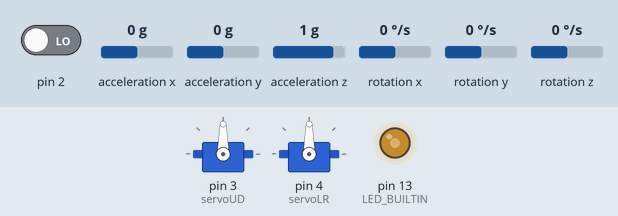
This sketch was run on a simulated Arduino Uno, built with avr-gcc and run on an emulated ATmega328P. Parts: 2 × servo, output pins drawn as LEDs (lit = HIGH). The test bench sets the inputs (shaded band); at power-on: acceleration x 0 g, pin 2 LOW, acceleration y 0 g, acceleration z 1 g, rotation x 0 °/s, rotation y 0 °/s, rotation z 0 °/s. The sensor or clock chip raises its interrupt line as the real part does.

Above: at 1.7 s.
1.8 s: acceleration x set to -1.4 g
At 2.7 s:
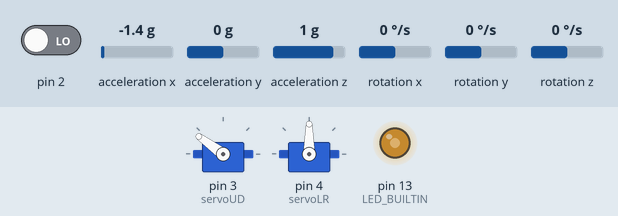
3.3 s: pin 2 driven HIGH
At 3.46 s:
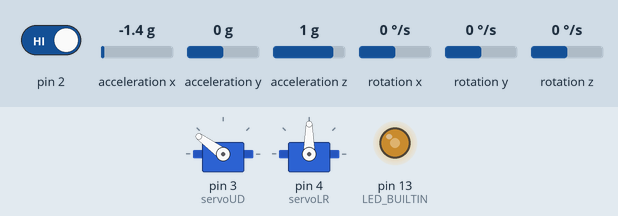
5.0 s: acceleration y set to -1.4 g
At 6.2 s:
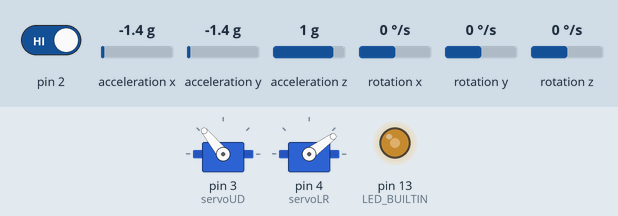
6.5 s: acceleration z set to -1.4 g
At 7.5 s:
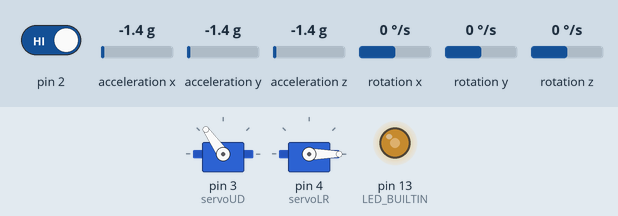
8.0 s: acceleration x set to -0.8 g
At 8.6 s:
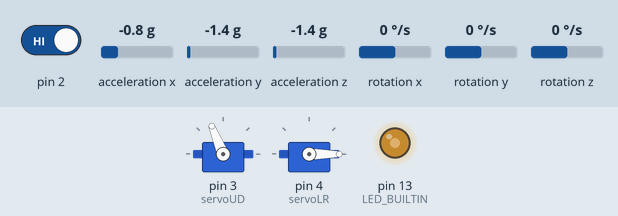
9.5 s: acceleration y set to -0.1 g
11.0 s: acceleration y set to 0.2 g
At 12.1 s:
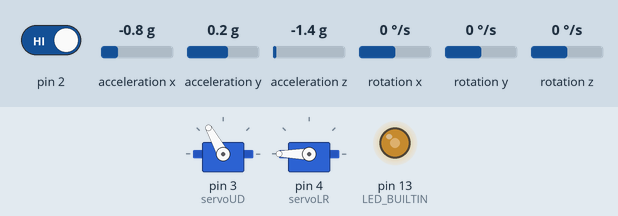
Timing chart, 0 to 13.5 s (numbered marks = the images above; inputs shaded):
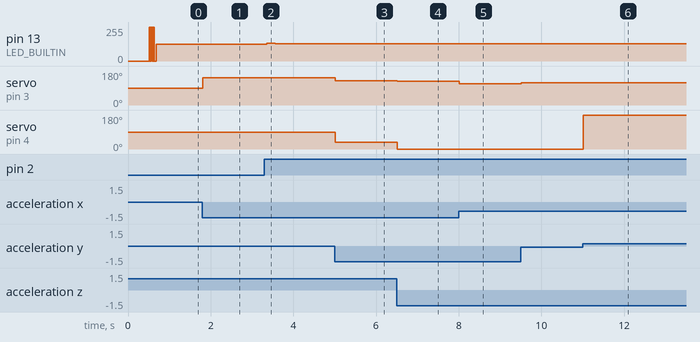

Measured:
- after the input at 1.8 s, servo on pin 3 (servoUD): 90° → 144° at once
- after the input at 3.3 s, pin 13 (LED_BUILTIN): 127/255 → 134/255 after 0.06 s, → 128/255 0.20 s later
- after the input at 5.0 s, servo on pin 3 (servoUD): 144° → 129° at once; servo on pin 4 (servoLR): 90° → 36° at once
- after the input at 6.5 s, servo on pin 3 (servoUD): 129° → 125° at once; servo on pin 4 (servoLR): 36° → 0° at once
- after the input at 8.0 s, servo on pin 3 (servoUD): 125° → 112° at once
- after the input at 9.5 s, servo on pin 3 (servoUD): 112° → 119° at once
- after the input at 11.0 s, servo on pin 4 (servoLR): 0° → 180° at once

The sketch:

accel_2_servo.ino
```cpp
#include <Servo.h>

Servo servoUD, servoLR;  // create servo object to control a servo

// I2Cdev and MPU6050 must be installed as libraries, or else the .cpp/.h files
// for both classes must be in the include path of your project
#include "I2Cdev.h"

#include "MPU6050_6Axis_MotionApps20.h"
//#include "MPU6050.h" // not necessary if using MotionApps include file

// Arduino Wire library is required if I2Cdev I2CDEV_ARDUINO_WIRE implementation
// is used in I2Cdev.h
#if I2CDEV_IMPLEMENTATION == I2CDEV_ARDUINO_WIRE
    #include "Wire.h"
#endif

// class default I2C address is 0x68
// specific I2C addresses may be passed as a parameter here
// AD0 low = 0x68 (default for SparkFun breakout and InvenSense evaluation board)
// AD0 high = 0x69
MPU6050 mpu;
//MPU6050 mpu(0x69); // <-- use for AD0 high

/* =========================================================================
   NOTE: In addition to connection 3.3v, GND, SDA, and SCL, this sketch
   depends on the MPU-6050's INT pin being connected to the Arduino's
   external interrupt #0 pin. On the Arduino Uno and Mega 2560, this is
   digital I/O pin 2.
 * ========================================================================= */

/* =========================================================================
   NOTE: Arduino v1.0.1 with the Leonardo board generates a compile error
   when using Serial.write(buf, len). The Teapot output uses this method.
   The solution requires a modification to the Arduino USBAPI.h file, which
   is fortunately simple, but annoying. This will be fixed in the next IDE
   release. For more info, see these links:

   http://arduino.cc/forum/index.php/topic,109987.0.html
   http://code.google.com/p/arduino/issues/detail?id=958
 * ========================================================================= */

// uncomment "OUTPUT_READABLE_QUATERNION" if you want to see the actual
// quaternion components in a [w, x, y, z] format (not best for parsing
// on a remote host such as Processing or something though)
//#define OUTPUT_READABLE_QUATERNION

// uncomment "OUTPUT_READABLE_EULER" if you want to see Euler angles
// (in degrees) calculated from the quaternions coming from the FIFO.
// Note that Euler angles suffer from gimbal lock (for more info, see
// http://en.wikipedia.org/wiki/Gimbal_lock)
//#define OUTPUT_READABLE_EULER

// uncomment "OUTPUT_READABLE_YAWPITCHROLL" if you want to see the yaw/
// pitch/roll angles (in degrees) calculated from the quaternions coming
// from the FIFO. Note this also requires gravity vector calculations.
// Also note that yaw/pitch/roll angles suffer from gimbal lock (for
// more info, see: http://en.wikipedia.org/wiki/Gimbal_lock)
#define OUTPUT_READABLE_YAWPITCHROLL

// uncomment "OUTPUT_READABLE_REALACCEL" if you want to see acceleration
// components with gravity removed. This acceleration reference frame is
// not compensated for orientation, so +X is always +X according to the
// sensor, just without the effects of gravity. If you want acceleration
// compensated for orientation, us OUTPUT_READABLE_WORLDACCEL instead.
//#define OUTPUT_READABLE_REALACCEL

// uncomment "OUTPUT_READABLE_WORLDACCEL" if you want to see acceleration
// components with gravity removed and adjusted for the world frame of
// reference (yaw is relative to initial orientation, since no magnetometer
// is present in this case). Could be quite handy in some cases.
//#define OUTPUT_READABLE_WORLDACCEL

// uncomment "OUTPUT_TEAPOT" if you want output that matches the
// format used for the InvenSense teapot demo
//#define OUTPUT_TEAPOT

bool blinkState = false;

// MPU control/status vars
bool dmpReady = false;  // set true if DMP init was successful
uint8_t mpuIntStatus;   // holds actual interrupt status byte from MPU
uint8_t devStatus;      // return status after each device operation (0 = success, !0 = error)
uint16_t packetSize;    // expected DMP packet size (default is 42 bytes)
uint16_t fifoCount;     // count of all bytes currently in FIFO
uint8_t fifoBuffer[64]; // FIFO storage buffer

// orientation/motion vars
Quaternion q;           // [w, x, y, z]         quaternion container
VectorInt16 aa;         // [x, y, z]            accel sensor measurements
VectorInt16 aaReal;     // [x, y, z]            gravity-free accel sensor measurements
VectorInt16 aaWorld;    // [x, y, z]            world-frame accel sensor measurements
VectorFloat gravity;    // [x, y, z]            gravity vector
float euler[3];         // [psi, theta, phi]    Euler angle container
float ypr[3];           // [yaw, pitch, roll]   yaw/pitch/roll container and gravity vector

// packet structure for InvenSense teapot demo
uint8_t teapotPacket[14] = { '$', 0x02, 0,0, 0,0, 0,0, 0,0, 0x00, 0x00, '\r', '\n' };

float x, y;

// ================================================================
// ===               INTERRUPT DETECTION ROUTINE                ===
// ================================================================

volatile bool mpuInterrupt = false;     // indicates whether MPU interrupt pin has gone high
void dmpDataReady() {
    mpuInterrupt = true;
}

// ================================================================
// ===                      INITIAL SETUP                       ===
// ================================================================

void setup()
{
    servoUD.attach(3);  // attaches the servo on pin 9 to the servo object
    servoLR.attach(4);  // attaches the servo on pin 9 to the servo object
    // join I2C bus (I2Cdev library doesn't do this automatically)
    #if I2CDEV_IMPLEMENTATION == I2CDEV_ARDUINO_WIRE
        Wire.begin();
        TWBR = 24; // 400kHz I2C clock (200kHz if CPU is 8MHz)
    #elif I2CDEV_IMPLEMENTATION == I2CDEV_BUILTIN_FASTWIRE
        Fastwire::setup(400, true);
    #endif

    // initialize serial communication
    // (115200 chosen because it is required for Teapot Demo output, but it's
    // really up to you depending on your project)
//    Serial.begin(115200);
//    while (!Serial); // wait for Leonardo enumeration, others continue immediately

    // NOTE: 8MHz or slower host processors, like the Teensy @ 3.3v or Ardunio
    // Pro Mini running at 3.3v, cannot handle this baud rate reliably due to
    // the baud timing being too misaligned with processor ticks. You must use
    // 38400 or slower in these cases, or use some kind of external separate
    // crystal solution for the UART timer.

    // initialize device
//    Serial.println(F("Initializing I2C devices..."));
    mpu.initialize();

    // verify connection
//    Serial.println(F("Testing device connections..."));
//    Serial.println(mpu.testConnection() ? F("MPU6050 connection successful") : F("MPU6050 connection failed"));

    // wait for ready
//    Serial.println(F("\nSend any character to begin DMP programming and demo: "));
//    while (Serial.available() && Serial.read()); // empty buffer
//    while (!Serial.available());                 // wait for data
//    while (Serial.available() && Serial.read()); // empty buffer again
//    delay(2000);
    // load and configure the DMP
//    Serial.println(F("Initializing DMP..."));
    devStatus = mpu.dmpInitialize();

    // supply your own gyro offsets here, scaled for min sensitivity
    mpu.setXGyroOffset(220);
    mpu.setYGyroOffset(76);
    mpu.setZGyroOffset(-85);
    mpu.setZAccelOffset(1788); // 1688 factory default for my test chip

    // make sure it worked (returns 0 if so)
    if (devStatus == 0) {
        // turn on the DMP, now that it's ready
//        Serial.println(F("Enabling DMP..."));
        mpu.setDMPEnabled(true);

        // enable Arduino interrupt detection
//        Serial.println(F("Enabling interrupt detection (Arduino external interrupt 0)..."));
        attachInterrupt(0, dmpDataReady, RISING);
        mpuIntStatus = mpu.getIntStatus();

        // set our DMP Ready flag so the main loop() function knows it's okay to use it
//        Serial.println(F("DMP ready! Waiting for first interrupt..."));
        dmpReady = true;

        // get expected DMP packet size for later comparison
        packetSize = mpu.dmpGetFIFOPacketSize();
    } else {
        // ERROR!
        // 1 = initial memory load failed
        // 2 = DMP configuration updates failed
        // (if it's going to break, usually the code will be 1)
/*
        Serial.print(F("DMP Initialization failed (code "));
        Serial.print(devStatus);
        Serial.println(F(")"));
        */
    }

    // configure LED for output
    pinMode(LED_BUILTIN, OUTPUT);
}


// ================================================================
// ===                    MAIN PROGRAM LOOP                     ===
// ================================================================

void loop() {
    // if programming failed, don't try to do anything
    if (!dmpReady) return;

    // wait for MPU interrupt or extra packet(s) available
    while (!mpuInterrupt && fifoCount < packetSize) {
        // other program behavior stuff here
        // .
        // .
        // .
        // if you are really paranoid you can frequently test in between other
        // stuff to see if mpuInterrupt is true, and if so, "break;" from the
        // while() loop to immediately process the MPU data
        // .
        // .
        // .
    }

    // reset interrupt flag and get INT_STATUS byte
    mpuInterrupt = false;
    mpuIntStatus = mpu.getIntStatus();

    // get current FIFO count
    fifoCount = mpu.getFIFOCount();

    // check for overflow (this should never happen unless our code is too inefficient)
    if ((mpuIntStatus & 0x10) || fifoCount == 1024) {
        // reset so we can continue cleanly
        mpu.resetFIFO();
//        lcd.print("FIFO overflow!");
//        Serial.println(F("FIFO overflow!"));

    // otherwise, check for DMP data ready interrupt (this should happen frequently)
    } else if (mpuIntStatus & 0x02) {
        // wait for correct available data length, should be a VERY short wait
        while (fifoCount < packetSize) fifoCount = mpu.getFIFOCount();

        // read a packet from FIFO
        mpu.getFIFOBytes(fifoBuffer, packetSize);

        // track FIFO count here in case there is > 1 packet available
        // (this lets us immediately read more without waiting for an interrupt)
        fifoCount -= packetSize;

        #ifdef OUTPUT_READABLE_QUATERNION
            // display quaternion values in easy matrix form: w x y z
            mpu.dmpGetQuaternion(&q, fifoBuffer);
            Serial.print("quat\t");
            Serial.print(q.w);
            Serial.print("\t");
            Serial.print(q.x);
            Serial.print("\t");
            Serial.print(q.y);
            Serial.print("\t");
            Serial.println(q.z);
        #endif

        #ifdef OUTPUT_READABLE_EULER
            // display Euler angles in degrees
            mpu.dmpGetQuaternion(&q, fifoBuffer);
            mpu.dmpGetEuler(euler, &q);
            Serial.print("euler\t");
            Serial.print(euler[0] * 180/M_PI);
            Serial.print("\t");
            Serial.print(euler[1] * 180/M_PI);
            Serial.print("\t");
            Serial.println(euler[2] * 180/M_PI);
        #endif

        #ifdef OUTPUT_READABLE_YAWPITCHROLL
            // display Euler angles in degrees
            mpu.dmpGetQuaternion(&q, fifoBuffer);
            mpu.dmpGetGravity(&gravity, &q);
            mpu.dmpGetYawPitchRoll(ypr, &q, &gravity);
//            x = ypr[0] * 180/M_PI;
//            y = ypr[1] * 180/M_PI;
//            x = map(x, -72, 65, 0, 180);     // scale it to use it with the servo (value between 0 and 180)
//            y = map(y, -83, 41, 0, 180);     // scale it to use it with the servo (value between 0 and 180)
            servoUD.write(int(ypr[1] * -180/M_PI)+90);
            servoLR.write(int(ypr[2] * 180/M_PI)+90);

//            lcd.setCursor(0, 0);
//            lcd.print("ypr: ");
//            lcd.setCursor(5, 0);          // 6789012345
/*
            lcd.print(ypr[0] * 180/M_PI); // -00.00
            lcd.setCursor(7, 0);          // 0123456789012345
            lcd.print(ypr[1] * 180/M_PI); // -00.00 -00.00
            lcd.setCursor(0, 1);
            lcd.print(ypr[2] * 180/M_PI); // -00.00 -00.00
*/
/*
            Serial.print("ypr\t");
            Serial.print(ypr[0] * 180/M_PI);
            Serial.print("\t");
            Serial.print(ypr[1] * 180/M_PI);
            Serial.print("\t");
            Serial.println(ypr[2] * 180/M_PI);
            */
        #endif

        #ifdef OUTPUT_READABLE_REALACCEL
            // display real acceleration, adjusted to remove gravity
            mpu.dmpGetQuaternion(&q, fifoBuffer);
            mpu.dmpGetAccel(&aa, fifoBuffer);
            mpu.dmpGetGravity(&gravity, &q);
            mpu.dmpGetLinearAccel(&aaReal, &aa, &gravity);
            Serial.print("areal\t");
            Serial.print(aaReal.x);
            Serial.print("\t");
            Serial.print(aaReal.y);
            Serial.print("\t");
            Serial.println(aaReal.z);
        #endif

        #ifdef OUTPUT_READABLE_WORLDACCEL
            // display initial world-frame acceleration, adjusted to remove gravity
            // and rotated based on known orientation from quaternion
            mpu.dmpGetQuaternion(&q, fifoBuffer);
            mpu.dmpGetAccel(&aa, fifoBuffer);
            mpu.dmpGetGravity(&gravity, &q);
            mpu.dmpGetLinearAccel(&aaReal, &aa, &gravity);
            mpu.dmpGetLinearAccelInWorld(&aaWorld, &aaReal, &q);
            Serial.print("aworld\t");
            Serial.print(aaWorld.x);
            Serial.print("\t");
            Serial.print(aaWorld.y);
            Serial.print("\t");
            Serial.println(aaWorld.z);
        #endif

        #ifdef OUTPUT_TEAPOT
            // display quaternion values in InvenSense Teapot demo format:
            teapotPacket[2] = fifoBuffer[0];
            teapotPacket[3] = fifoBuffer[1];
            teapotPacket[4] = fifoBuffer[4];
            teapotPacket[5] = fifoBuffer[5];
            teapotPacket[6] = fifoBuffer[8];
            teapotPacket[7] = fifoBuffer[9];
            teapotPacket[8] = fifoBuffer[12];
            teapotPacket[9] = fifoBuffer[13];
            Serial.write(teapotPacket, 14);
            teapotPacket[11]++; // packetCount, loops at 0xFF on purpose
        #endif

        // blink LED to indicate activity
        blinkState = !blinkState;
        digitalWrite(LED_BUILTIN, blinkState);
    }
//    delay(10);
}
```
